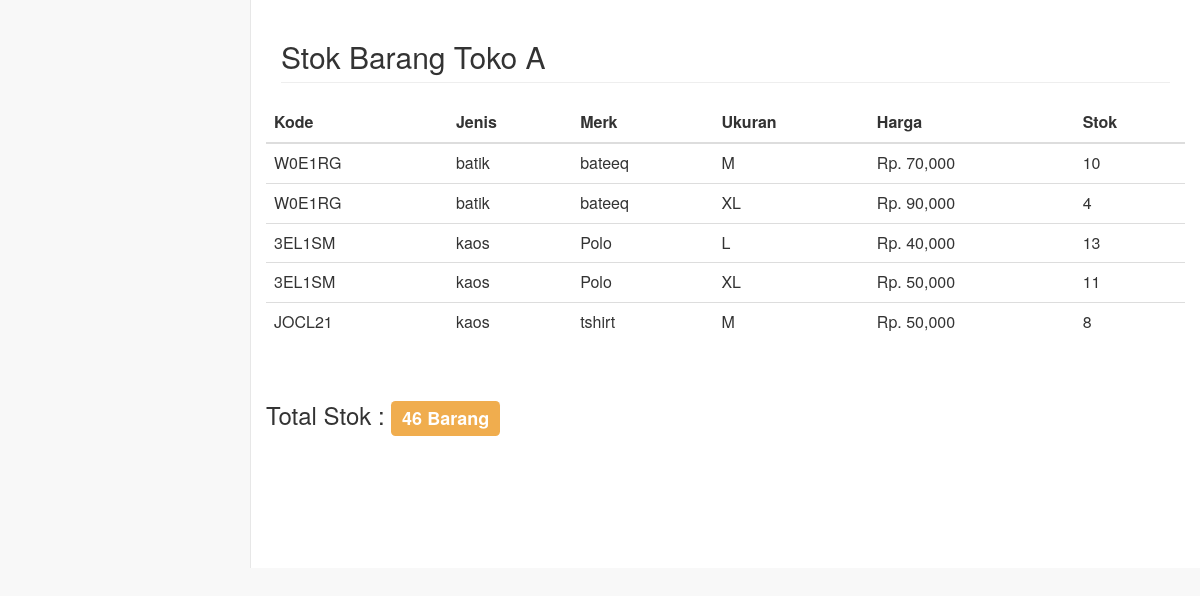
Page /LihatStok/stokDetail.php?toko=A on the committed database.
### tables this page shows
CREATE TABLE `barang` (
  `idBarang` int(6) NOT NULL,
  `kode` varchar(6) NOT NULL,
  `ukuran` varchar(8) DEFAULT NULL,
  `jumlah` int(6) NOT NULL,
  `harga` int(8) NOT NULL,
  `jenisBarang` varchar(40) NOT NULL,
  `toko` varchar(10) NOT NULL,
  `merk` varchar(30) NOT NULL
);

### LihatStok/stokDetail.php (the view, shortened to what this page needs)
<?php
	include "../koneksi.php";
	$toko=$_GET['toko'];
?>
<html>
<head>
    <link href="../vendor/bootstrap/css/bootstrap.min.css" rel="stylesheet">
    <link href="../vendor/metisMenu/metisMenu.min.css" rel="stylesheet">
	<link href="../dist/css/sb-admin-2.css" rel="stylesheet">
	<link href="../vendor/font-awesome/css/font-awesome.min.css" rel="stylesheet" type="text/css">
</head>
<body>
<div id="page-wrapper">
  <div class="row">
    <div class="col-lg-12">
      <h2 class="page-header">Stok Barang Toko <?php echo $toko; ?></h2>
    </div>
  </div>
<div class="row">
	<?php
		$qryTampil = mysqli_query($con,"select * from barang where toko='$toko' and jumlah>0 order by jenisBarang asc, merk asc, ukuran asc;");
		$qryHitung = mysqli_query($con,"select sum(jumlah) from barang where toko='$toko' and jumlah>0;");
		$dtaHit = mysqli_fetch_row($qryHitung);
	?>
      <table class="table table-hover table-responsive">
        <thead>
          <tr>
            <th>Kode</th>
            <th>Jenis</th>
            <th>Merk</th>
            <th>Ukuran</th>
		      	<th>Harga</th>
            <th>Stok</th>
          </tr>
        </thead>
        <tbody>
        <?php
          while ($dta = mysqli_fetch_array($qryTampil)) {
            echo '<tr>
              <td>'.$dta['kode'].'</td>
              <td>'.$dta['jenisBarang'].'</td>
			  <td>'.$dta['merk'].'</td>
              <td>'.$dta['ukuran'].'</td>
              <td>Rp. '.number_format($dta['harga']).'</td>
			  <td>'.$dta['jumlah'].'</td>
            </tr>';
          }
        ?>
        </tbody>
      </table>
	  <br>
	  <h3>
        Total Stok :
        <span class="label label-warning">
          <?php
			if(isset($dtaHit[0])){
				echo $dtaHit[0]." Barang";
			} else {
				echo "0 Barang";
			}
			?>
        </span>
      </h3>
</div>
</div>
</body>
</html>

### rows in the picture
barang: kode "W0E1RG", jenisBarang "batik", merk "bateeq", ukuran "M", harga "70,000", jumlah "10"
barang: kode "W0E1RG", jenisBarang "batik", merk "bateeq", ukuran "XL", harga "90,000", jumlah "4"
barang: kode "3EL1SM", jenisBarang "kaos", merk "Polo", ukuran "L", harga "40,000", jumlah "13"
barang: kode "3EL1SM", jenisBarang "kaos", merk "Polo", ukuran "XL", harga "50,000", jumlah "11"
barang: kode "JOCL21", jenisBarang "kaos", merk "tshirt", ukuran "M", harga "50,000", jumlah "8"

### other values in the picture
$toko "A"
$dtaHit[0] "46"
